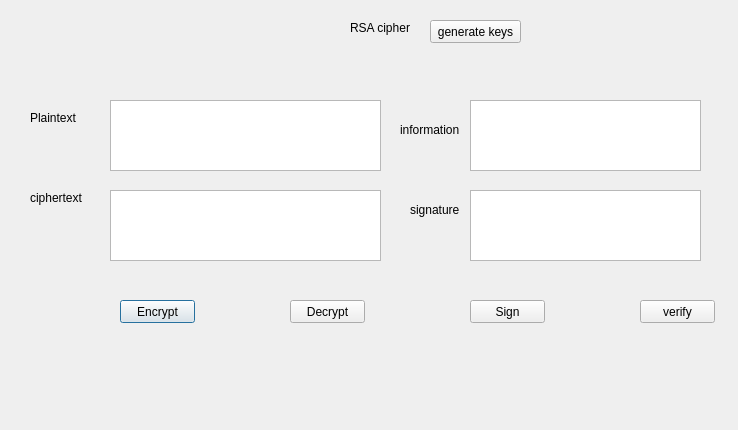
<?xml version="1.0" encoding="UTF-8"?>
<ui version="4.0">
 <class>Dialog</class>
 <widget class="QDialog" name="Dialog">
  <property name="geometry">
   <rect>
    <x>0</x>
    <y>0</y>
    <width>738</width>
    <height>430</height>
   </rect>
  </property>
  <property name="windowTitle">
   <string>Dialog</string>
  </property>
  <widget class="QPushButton" name="btn_encrypt">
   <property name="geometry">
    <rect>
     <x>120</x>
     <y>300</y>
     <width>75</width>
     <height>23</height>
    </rect>
   </property>
   <property name="text">
    <string>Encrypt</string>
   </property>
  </widget>
  <widget class="QPushButton" name="btn_decrypt">
   <property name="geometry">
    <rect>
     <x>290</x>
     <y>300</y>
     <width>75</width>
     <height>23</height>
    </rect>
   </property>
   <property name="text">
    <string>Decrypt</string>
   </property>
  </widget>
  <widget class="QPushButton" name="btn_sign">
   <property name="geometry">
    <rect>
     <x>470</x>
     <y>300</y>
     <width>75</width>
     <height>23</height>
    </rect>
   </property>
   <property name="text">
    <string>Sign</string>
   </property>
  </widget>
  <widget class="QPushButton" name="btn_verify">
   <property name="geometry">
    <rect>
     <x>640</x>
     <y>300</y>
     <width>75</width>
     <height>23</height>
    </rect>
   </property>
   <property name="text">
    <string>verify</string>
   </property>
  </widget>
  <widget class="QLabel" name="label">
   <property name="geometry">
    <rect>
     <x>350</x>
     <y>20</y>
     <width>61</width>
     <height>16</height>
    </rect>
   </property>
   <property name="text">
    <string>RSA cipher</string>
   </property>
  </widget>
  <widget class="QLabel" name="label_2">
   <property name="geometry">
    <rect>
     <x>30</x>
     <y>110</y>
     <width>61</width>
     <height>16</height>
    </rect>
   </property>
   <property name="text">
    <string>Plaintext</string>
   </property>
  </widget>
  <widget class="QLabel" name="label_3">
   <property name="geometry">
    <rect>
     <x>30</x>
     <y>190</y>
     <width>71</width>
     <height>16</height>
    </rect>
   </property>
   <property name="text">
    <string>ciphertext</string>
   </property>
  </widget>
  <widget class="QLabel" name="label_4">
   <property name="geometry">
    <rect>
     <x>400</x>
     <y>120</y>
     <width>61</width>
     <height>20</height>
    </rect>
   </property>
   <property name="text">
    <string>information</string>
   </property>
  </widget>
  <widget class="QLabel" name="label_5">
   <property name="geometry">
    <rect>
     <x>410</x>
     <y>200</y>
     <width>61</width>
     <height>20</height>
    </rect>
   </property>
   <property name="text">
    <string>signature</string>
   </property>
  </widget>
  <widget class="QTextEdit" name="txt_plaintext">
   <property name="geometry">
    <rect>
     <x>110</x>
     <y>100</y>
     <width>271</width>
     <height>71</height>
    </rect>
   </property>
  </widget>
  <widget class="QTextEdit" name="txt_ciphertext">
   <property name="geometry">
    <rect>
     <x>110</x>
     <y>190</y>
     <width>271</width>
     <height>71</height>
    </rect>
   </property>
  </widget>
  <widget class="QTextEdit" name="txt_info">
   <property name="geometry">
    <rect>
     <x>470</x>
     <y>100</y>
     <width>231</width>
     <height>71</height>
    </rect>
   </property>
  </widget>
  <widget class="QTextEdit" name="txt_signature">
   <property name="geometry">
    <rect>
     <x>470</x>
     <y>190</y>
     <width>231</width>
     <height>71</height>
    </rect>
   </property>
  </widget>
  <widget class="QPushButton" name="btngenkey">
   <property name="geometry">
    <rect>
     <x>430</x>
     <y>20</y>
     <width>91</width>
     <height>23</height>
    </rect>
   </property>
   <property name="text">
    <string>generate keys</string>
   </property>
  </widget>
 </widget>
 <resources/>
 <connections/>
</ui>
